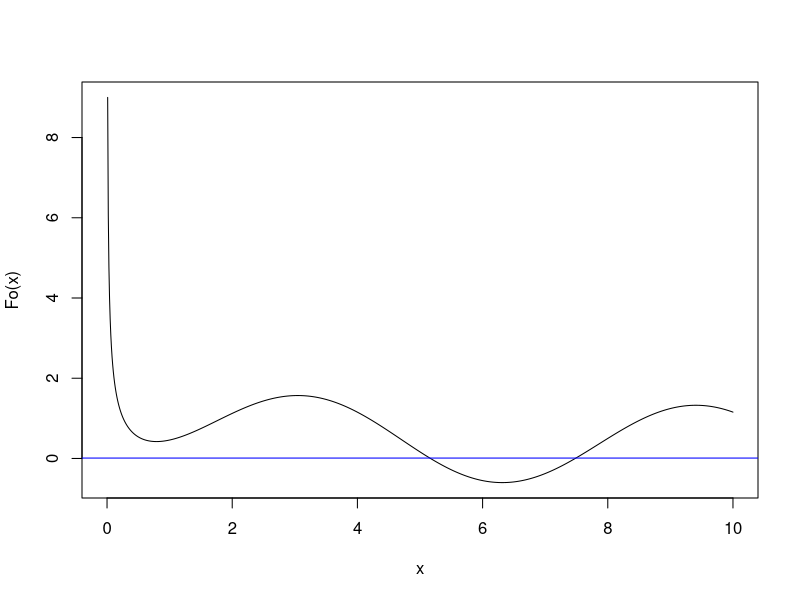

The R script that drew this image:
rm(list = ls(all = TRUE))
Fo <- function(x){
  f = 1/sqrt(x)-cos(x)
  return (f)
}
pos = 0.01
x = seq(from = 0,to = 10,by = pos)
plot(x,Fo(x), type="l")
abline(h=10^(-2), col="blue")

delta <- 10^(-2)
x[ which(abs(Fo(x))< delta )]
